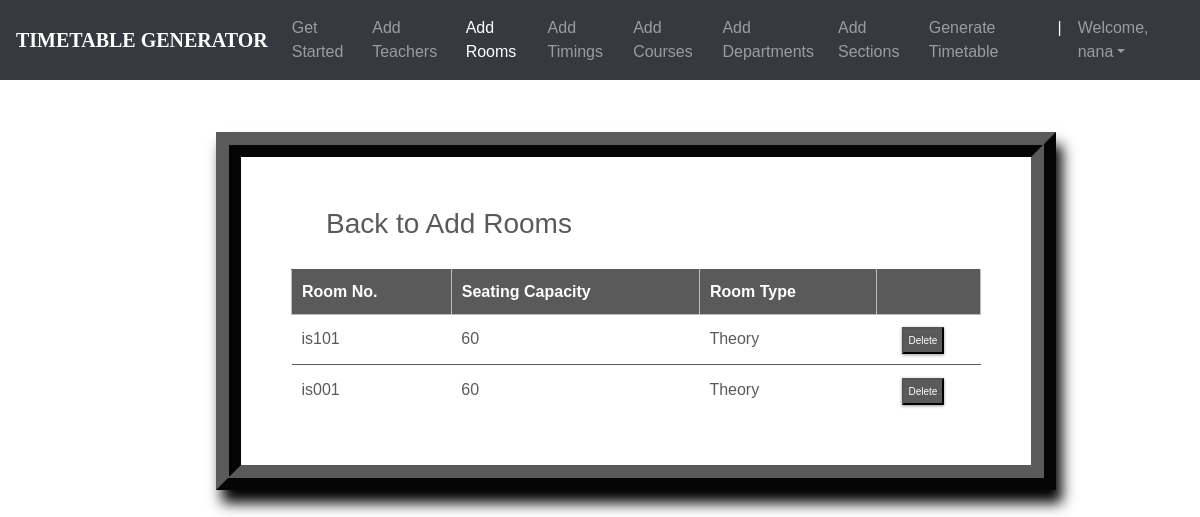
The page /rooms_list/ (signed in) on the database as committed earlier.
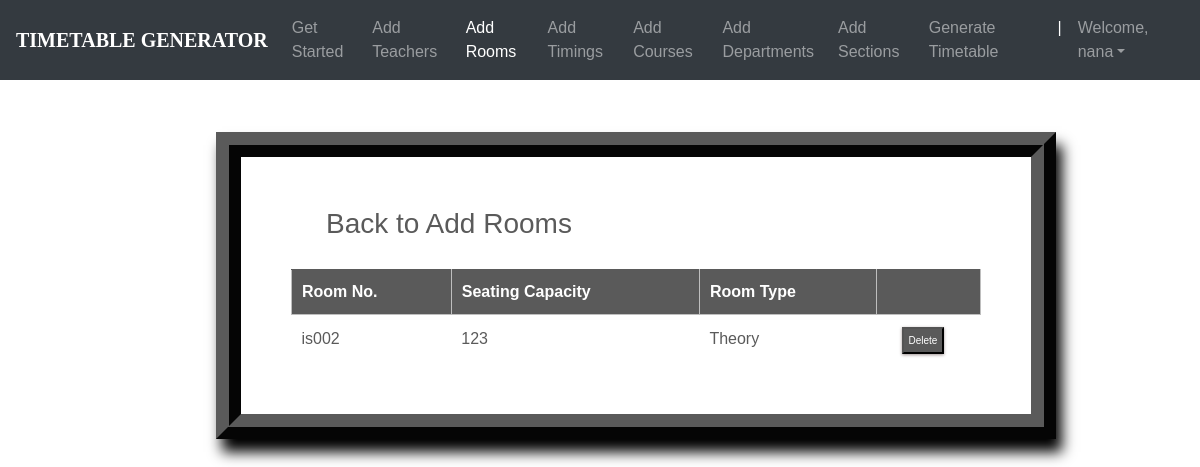
The same page on the database as committed later.
### ttgen/models.py (models this page shows, shortened)
class Room(models.Model):
    r_number = models.CharField(max_length=6)
    seating_capacity = models.IntegerField(default=0)
    room_type=models.CharField(max_length=25,choices=Room_Type,default='Theory')

### ttgen/views.py (the view)
# urls.py: path('rooms_list/', views.room_list, name='editrooms'),
@login_required
def room_list(request):
    context = {
        'rooms': Room.objects.all()
    }
    return render(request, 'roomslist.html', context)

### templates/roomslist.html (shortened to what this page needs)
<!DOCTYPE html>
<html lang="en">
<head>
	<link rel="stylesheet" href="https://maxcdn.bootstrapcdn.com/bootstrap/4.0.0/css/bootstrap.min.css">
    <link rel="stylesheet" type="text/css" href="static/css/index.css">
</head>
<body>
        <header>
			<nav class="navbar navbar-expand-md navbar-dark fixed-top bg-dark">
                <a class="navbar-brand" href="#"><b>TIMETABLE GENERATOR</b></a>
                <div class="collapse navbar-collapse" id="navbarCollapse">
                    <ul class="navbar-nav ml-auto">
                    <li class="nav-item">
                        <a class="nav-link" href="{% url 'admindash' %}">Get Started</a>
                    </li>
                    <li class="nav-item">
                        <a class="nav-link" href="{% url 'addInstructors' %}">Add Teachers</a>
                    </li>
                    <li class="nav-item active">
                        <a class="nav-link" href="{% url 'addRooms' %}">Add Rooms</a>
                    </li>
                    <li class="nav-item">
		                <a class="nav-link" href="{% url 'addTimings' %}">Add Timings</a>
		            </li>
                    <li class="nav-item">
                        <a class="nav-link" href="{% url 'addCourses' %}">Add Courses</a>
                    </li>
                    <li class="nav-item">
			            <a class="nav-link" href="{% url 'addDepts' %}">Add Departments</a>
		            </li>
                    <li class="nav-item">
			            <a class="nav-link" href="{% url 'addSections' %}">Add Sections</a>
		            </li>
                    <li class="nav-item">
			            <a class="nav-link" href="{% url 'generate' %}">Generate Timetable</a>
		            </li>
                    <li class="nav-item active">
			            <a class="nav-link">|</a>
		            </li>
                    <li class="nav-item dropdown">
		                <a class="nav-link dropdown-toggle" href="#" id="dropdown03" data-toggle="dropdown" aria-haspopup="true" aria-expanded="false">Welcome, {{ user.first_name }}</a>
		            </li>
                    </ul>
                </div>
            </nav>
        </header>
        {% block content %}
        {% load static %}
        <br>
        <br>
<fieldset class="fieldset">
    <a href="{% url 'addRooms'%}"><h1 class="tablink" onclick="openPage('new')" id="defaultOpen">Back to Add Rooms</h1></a>
    <div class="tabcontent" id="edit">
        <table class="table1">
            <thead>
            <tr class="table-headers">
            <th>Room No.</th>
            <th>Seating Capacity</th>
            <th>Room Type</th>
            <th  class="empty"></th>
            </tr>
            </thead>
            <tbody>
            {% for rm in rooms %}
            <tr>
             <td>{{rm.r_number}}</td>
             <td>{{rm.seating_capacity}}</td>
             <td>{{rm.room_type}}</td>
             <td class="empty">
                <form action="{% url 'deleteroom' rm.id %}" method="post">
                        <input type="submit" value="Delete" class="cross">
                </form>
             </td>
             </tr>
            {% endfor %}
            </tbody>
        </table>
    </div>
</fieldset>
{% endblock %}

Rows that differ between the two databases and show on the page:
removed Room: r_number "is101", seating_capacity "60", room_type "Theory"
removed Room: r_number "is001", seating_capacity "60", room_type "Theory"
added Room: r_number "is002", seating_capacity "123", room_type "Theory"
